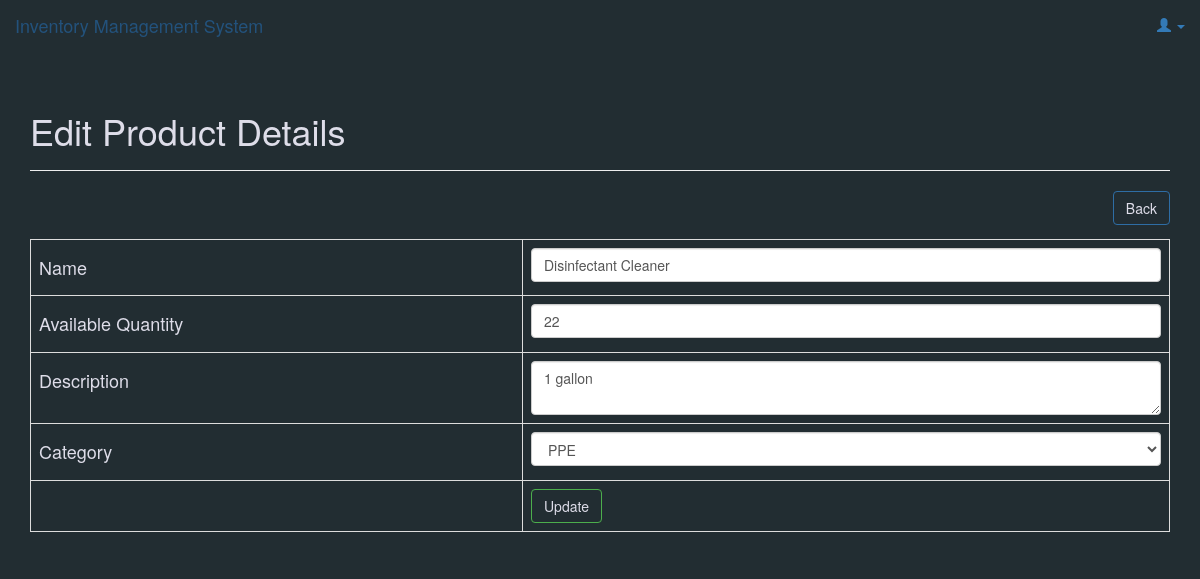
Screenshot of /products/update_product.php?id=13 with the database file from the repository.
### tables this page shows
CREATE TABLE `products` (
  `id` int(11) NOT NULL,
  `name` varchar(32) NOT NULL,
  `description` text NOT NULL,
  `quantity` int(11) NOT NULL,
  `category_id` int(11) NOT NULL,
  `created` datetime NOT NULL,
  `modified` timestamp NOT NULL DEFAULT current_timestamp()
);

### objects/product.php (called while the page is built, shortened)
<?php
class Product{
    private $conn;
    private $table_name = "products";
    public $id;
    public function __construct($db){
        $this->conn = $db;
    }
function readOne(){
    $query = "SELECT name, quantity, description, category_id
        FROM " . $this->table_name . "
        WHERE id = ?
        LIMIT 0,1";
    $stmt = $this->conn->prepare( $query );
    $stmt->bindParam(1, $this->id);
    $stmt->execute();
    $row = $stmt->fetch(PDO::FETCH_ASSOC);
    $this->name = $row['name'];
    $this->quantity = $row['quantity'];
    $this->description = $row['description'];
    $this->category_id = $row['category_id'];
}
}
?>

### objects/category.php (called while the page is built, shortened)
<?php
class Category{
    private $conn;
    private $table_name = "categories";
    public function __construct($db){
        $this->conn = $db;
    }
    function read(){
        $query = "SELECT
                    id, name
                FROM
                    " . $this->table_name . "
                ORDER BY
                    name";
        $stmt = $this->conn->prepare( $query );
        $stmt->execute();
        return $stmt;
    }
}
?>

### products/update_product.php (the view, shortened to what this page needs)
<?php
$id = isset($_GET['id']) ? $_GET['id'] : die('ERROR: missing ID.');
include_once '../objects/product.php';
include_once '../objects/category.php';
$database = new Database();
$db = $database->getConnection();
$product = new Product($db);
$category = new Category($db);
$product->id = $id;
$product->readOne();
include_once "layout_header.php";
echo "<div class='right-button-margin'>
          <a href='index.php' class='btn btn-primary pull-right'>Back</a>
     </div>";
?>
<form action="<?php echo htmlspecialchars($_SERVER["PHP_SELF"] . "?id={$id}");?>" method="post">
    <table class='table  table-responsive table-bordered'>
        <tr>
            <td><h4>Name</h4></td>
            <td><input type='text' name='name' value='<?php echo $product->name; ?>' class='form-control' /></td>
        </tr>
        <tr>
        <td><h4>Available Quantity</h4></td>
            <td><input type='text' name='quantity' value='<?php echo $product->quantity; ?>' class='form-control' /></td>
        </tr>
        <tr>
        <td><h4>Description</h4></td>
            <td><textarea name='description' class='form-control'><?php echo $product->description; ?></textarea></td>
        </tr>
        <tr>
        <td><h4>Category</h4></td>
            <td>
                <?php
$stmt = $category->read();
echo "<select class='form-control' name='category_id'>";
    while ($row_category = $stmt->fetch(PDO::FETCH_ASSOC)){
        $category_id=$row_category['id'];
        $category_name = $row_category['name'];
        if($product->category_id==$category_id){
            echo "<option value='$category_id' selected>";
        }else{
            echo "<option value='$category_id'>";
        }
        echo "$category_name</option>";
    }
echo "</select>";
?>
            </td>
        </tr>
        <tr>
            <td></td>
            <td>
                <button type="submit" class="btn btn-success">Update</button>
            </td>
        </tr>
    </table>
</form>
<?php
include_once "layout_footer.php";
?>

### libs/css/main.css (style rules this page uses)
body { background: #222D32; }
.right-button-margin { margin: 0 0 1em 0; overflow: hidden; }
.btn-primary { color: rgb(222, 221, 233); font-size: 14px; background-color: transparent; }
.btn-success { color: rgb(222, 221, 233); font-size: 14px; background-color: transparent; }
.table { color: rgb(222, 221, 233); }

### rows the page displays
products: name "Disinfectant Cleaner", quantity "22", description "1 gallon"

### other values shown
$page_title "Edit Product Details"
form field category_id "PPE"
